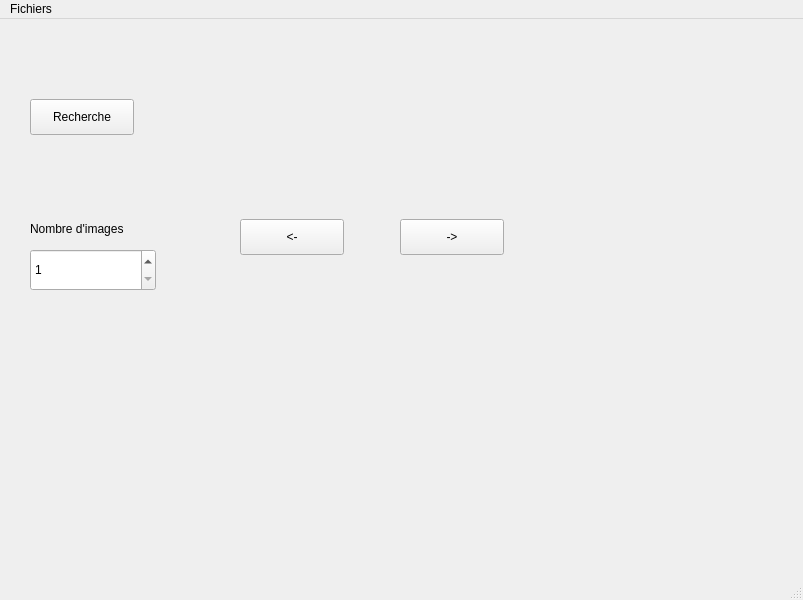
<?xml version="1.0" encoding="UTF-8"?>
<ui version="4.0">
 <class>MainWindow</class>
 <widget class="QMainWindow" name="MainWindow">
  <property name="geometry">
   <rect>
    <x>0</x>
    <y>0</y>
    <width>803</width>
    <height>600</height>
   </rect>
  </property>
  <property name="windowTitle">
   <string>Shazam Océans</string>
  </property>
  <property name="windowIcon">
   <iconset>
    <normaloff>../Partage VM/Photos à traiter/1x/shazam_oceans.png</normaloff>../Partage VM/Photos à traiter/1x/shazam_oceans.png</iconset>
  </property>
  <property name="autoFillBackground">
   <bool>true</bool>
  </property>
  <widget class="QWidget" name="conteneur">
   <widget class="QPushButton" name="bouton_recherche">
    <property name="geometry">
     <rect>
      <x>30</x>
      <y>80</y>
      <width>104</width>
      <height>36</height>
     </rect>
    </property>
    <property name="text">
     <string>Recherche</string>
    </property>
   </widget>
   <widget class="QWidget" name="choix_img" native="true">
    <property name="geometry">
     <rect>
      <x>160</x>
      <y>60</y>
      <width>401</width>
      <height>191</height>
     </rect>
    </property>
    <widget class="QPushButton" name="bouton_choix_gauche">
     <property name="geometry">
      <rect>
       <x>80</x>
       <y>140</y>
       <width>104</width>
       <height>36</height>
      </rect>
     </property>
     <property name="text">
      <string>&lt;-</string>
     </property>
    </widget>
    <widget class="QPushButton" name="bouton_choix_droite">
     <property name="geometry">
      <rect>
       <x>240</x>
       <y>140</y>
       <width>104</width>
       <height>36</height>
      </rect>
     </property>
     <property name="text">
      <string>-&gt;</string>
     </property>
    </widget>
    <widget class="QLabel" name="image_choosen">
     <property name="geometry">
      <rect>
       <x>160</x>
       <y>50</y>
       <width>131</width>
       <height>81</height>
      </rect>
     </property>
     <property name="styleSheet">
      <string notr="true">background-image: url(:/oui2/oui.jpg);</string>
     </property>
     <property name="text">
      <string/>
     </property>
     <property name="pixmap">
      <pixmap resource="test.qrc">:/oui2/oui.jpg</pixmap>
     </property>
     <property name="scaledContents">
      <bool>true</bool>
     </property>
    </widget>
    <widget class="QWidget" name="verticalLayoutWidget">
     <property name="geometry">
      <rect>
       <x>70</x>
       <y>139</y>
       <width>281</width>
       <height>41</height>
      </rect>
     </property>
     <layout class="QVBoxLayout" name="verticalLayout"/>
    </widget>
   </widget>
   <widget class="QWidget" name="res_images" native="true">
    <property name="geometry">
     <rect>
      <x>20</x>
      <y>340</y>
      <width>721</width>
      <height>181</height>
     </rect>
    </property>
   </widget>
   <widget class="QSpinBox" name="bouton_nbr_img">
    <property name="geometry">
     <rect>
      <x>30</x>
      <y>230</y>
      <width>126</width>
      <height>42</height>
     </rect>
    </property>
    <property name="minimum">
     <number>1</number>
    </property>
    <property name="maximum">
     <number>5</number>
    </property>
   </widget>
   <widget class="QLabel" name="nbr_img">
    <property name="geometry">
     <rect>
      <x>30</x>
      <y>200</y>
      <width>131</width>
      <height>19</height>
     </rect>
    </property>
    <property name="text">
     <string>Nombre d'images</string>
    </property>
   </widget>
   <widget class="QWidget" name="horizontalLayoutWidget">
    <property name="geometry">
     <rect>
      <x>20</x>
      <y>50</y>
      <width>141</width>
      <height>231</height>
     </rect>
    </property>
    <layout class="QHBoxLayout" name="horizontalLayout"/>
   </widget>
  </widget>
  <widget class="QMenuBar" name="menubar">
   <property name="geometry">
    <rect>
     <x>0</x>
     <y>0</y>
     <width>803</width>
     <height>29</height>
    </rect>
   </property>
   <widget class="QMenu" name="menuFichiers">
    <property name="title">
     <string>Fichiers</string>
    </property>
    <addaction name="actionQuitter"/>
   </widget>
   <addaction name="menuFichiers"/>
  </widget>
  <widget class="QStatusBar" name="statusbar"/>
  <action name="actionQuitter">
   <property name="text">
    <string>Quitter</string>
   </property>
   <property name="shortcut">
    <string>Ctrl+Q</string>
   </property>
  </action>
 </widget>
 <resources>
  <include location="test.qrc"/>
 </resources>
 <connections>
  <connection>
   <sender>actionQuitter</sender>
   <signal>triggered()</signal>
   <receiver>MainWindow</receiver>
   <slot>close()</slot>
   <hints>
    <hint type="sourcelabel">
     <x>-1</x>
     <y>-1</y>
    </hint>
    <hint type="destinationlabel">
     <x>400</x>
     <y>299</y>
    </hint>
   </hints>
  </connection>
 </connections>
</ui>
